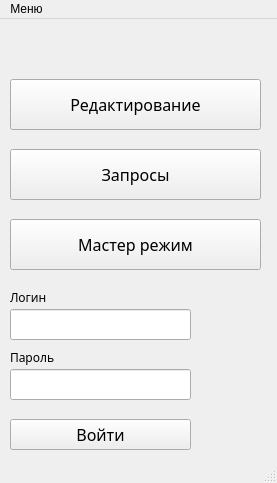
<?xml version="1.0" encoding="UTF-8"?>
<ui version="4.0">
 <class>MainWindow</class>
 <widget class="QMainWindow" name="MainWindow">
  <property name="geometry">
   <rect>
    <x>0</x>
    <y>0</y>
    <width>277</width>
    <height>483</height>
   </rect>
  </property>
  <property name="windowTitle">
   <string>MainWindow</string>
  </property>
  <widget class="QWidget" name="centralwidget">
   <widget class="QPushButton" name="view_butt">
    <property name="geometry">
     <rect>
      <x>10</x>
      <y>60</y>
      <width>251</width>
      <height>51</height>
     </rect>
    </property>
    <property name="font">
     <font>
      <family>MS Reference Sans Serif</family>
      <pointsize>12</pointsize>
     </font>
    </property>
    <property name="text">
     <string>Редактирование</string>
    </property>
   </widget>
   <widget class="QPushButton" name="query_butt">
    <property name="geometry">
     <rect>
      <x>10</x>
      <y>130</y>
      <width>251</width>
      <height>51</height>
     </rect>
    </property>
    <property name="font">
     <font>
      <family>MS Reference Sans Serif</family>
      <pointsize>12</pointsize>
     </font>
    </property>
    <property name="text">
     <string>Запросы</string>
    </property>
   </widget>
   <widget class="QPushButton" name="button_auto">
    <property name="geometry">
     <rect>
      <x>10</x>
      <y>200</y>
      <width>251</width>
      <height>51</height>
     </rect>
    </property>
    <property name="font">
     <font>
      <family>MS Reference Sans Serif</family>
      <pointsize>12</pointsize>
     </font>
    </property>
    <property name="text">
     <string>Мастер режим</string>
    </property>
   </widget>
   <widget class="QLineEdit" name="lineEdit">
    <property name="geometry">
     <rect>
      <x>10</x>
      <y>290</y>
      <width>181</width>
      <height>31</height>
     </rect>
    </property>
   </widget>
   <widget class="QLineEdit" name="lineEdit_2">
    <property name="geometry">
     <rect>
      <x>10</x>
      <y>350</y>
      <width>181</width>
      <height>31</height>
     </rect>
    </property>
   </widget>
   <widget class="QLabel" name="label">
    <property name="geometry">
     <rect>
      <x>10</x>
      <y>270</y>
      <width>91</width>
      <height>16</height>
     </rect>
    </property>
    <property name="font">
     <font>
      <family>MS Reference Sans Serif</family>
      <pointsize>9</pointsize>
     </font>
    </property>
    <property name="text">
     <string>Логин</string>
    </property>
   </widget>
   <widget class="QLabel" name="label_2">
    <property name="geometry">
     <rect>
      <x>10</x>
      <y>330</y>
      <width>91</width>
      <height>16</height>
     </rect>
    </property>
    <property name="font">
     <font>
      <family>MS Reference Sans Serif</family>
      <pointsize>9</pointsize>
     </font>
    </property>
    <property name="text">
     <string>Пароль</string>
    </property>
   </widget>
   <widget class="QPushButton" name="log_butt">
    <property name="geometry">
     <rect>
      <x>10</x>
      <y>400</y>
      <width>181</width>
      <height>31</height>
     </rect>
    </property>
    <property name="font">
     <font>
      <family>MS Reference Sans Serif</family>
      <pointsize>12</pointsize>
     </font>
    </property>
    <property name="text">
     <string>Войти</string>
    </property>
   </widget>
  </widget>
  <widget class="QMenuBar" name="menubar">
   <property name="geometry">
    <rect>
     <x>0</x>
     <y>0</y>
     <width>277</width>
     <height>21</height>
    </rect>
   </property>
   <widget class="QMenu" name="menu">
    <property name="title">
     <string>Меню</string>
    </property>
    <addaction name="connect"/>
   </widget>
   <addaction name="menu"/>
  </widget>
  <widget class="QStatusBar" name="statusbar"/>
  <action name="connect">
   <property name="text">
    <string>Подключится к БД</string>
   </property>
  </action>
  <action name="querys">
   <property name="text">
    <string>Запросы</string>
   </property>
  </action>
  <action name="edit_but">
   <property name="text">
    <string>Редактирование</string>
   </property>
  </action>
 </widget>
 <resources/>
 <connections/>
</ui>
